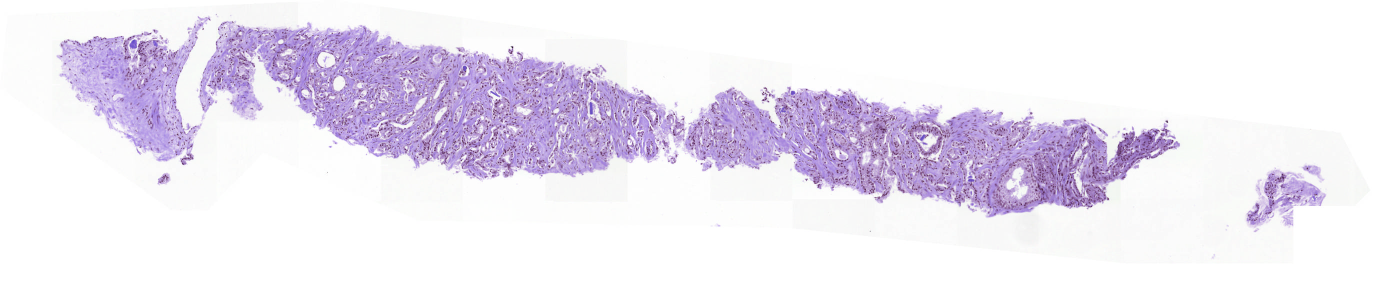
#> input picture image/768098d5b47a4b3e2f18993da3bda0a4.png, 2752 x 576 px (shown at 1/2 size)
$ python -i image_change.py   (imports and definitions only)
#> lines starting #> are read from the running program, lines starting #| are printed output that depends on the picture; after the words box and inside, x2 and y2 are one past the last pixel; in counts of white or black regions, pixels touching at a corner belong together
#> in image_change_view, img_low is the input picture: shape (576, 2752, 3); mean R, G, B 236.2, 230.2, 242.9
#!/usr/bin/env python
# coding: utf-8

# In[ ]:


# All imports
import time

import matplotlib.pyplot as plt
import numpy as np
# import openslide
import pandas as pd
import skimage.io
from skimage import morphology
import pprint
import cv2
import json


def otsu_filter(channel, gaussian_blur=True):

    """Otsu filter."""

    if gaussian_blur:
        channel = cv2.GaussianBlur(channel, (5, 5), 0)
    channel = channel.reshape((channel.shape[0], channel.shape[1]))

    return cv2.threshold(channel, 0, 255, cv2.THRESH_BINARY + cv2.THRESH_OTSU)[1]

def detect_tissue(input_slide, sensitivity=3000):


    # For timing
#> called with sensitivity = 3000
    time_stamps = {}
    time_stamps["start"] = time.time()

    # Convert from RGB to HSV color space
    slide_hsv = cv2.cvtColor(input_slide, cv2.COLOR_BGR2HSV)
#> slide_hsv: shape (576, 2752, 3); mean H, S, V 52.3, 16.3, 243.2
    time_stamps["re-color"] = time.time()
    # Compute optimal threshold values in each channel using Otsu algorithm
    _, saturation, _ = np.split(slide_hsv, 3, axis=2)
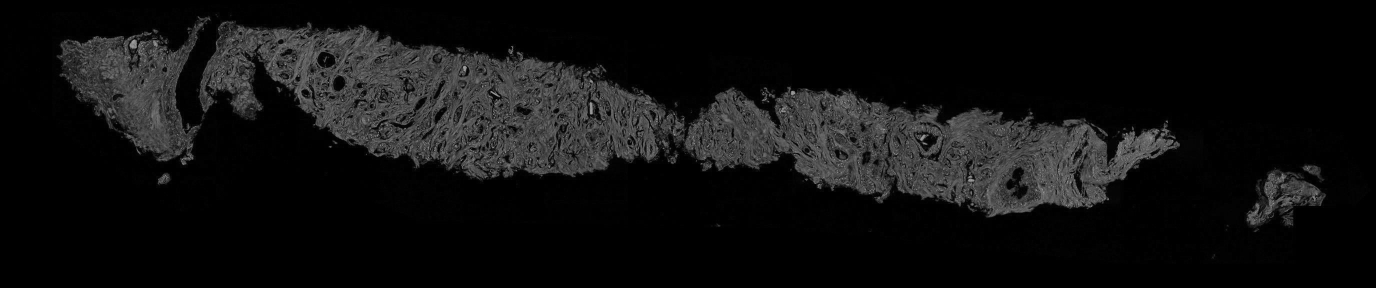
#> saturation: shape (576, 2752, 1) (shown at 1/2 size); min 0, max 255, mean 16.3

    mask = otsu_filter(saturation, gaussian_blur=True)
#> in otsu_filter, `return cv2.threshold(channel, 0, 255, cv2.THRESH_BINARY + cv2.THRESH_O..`:
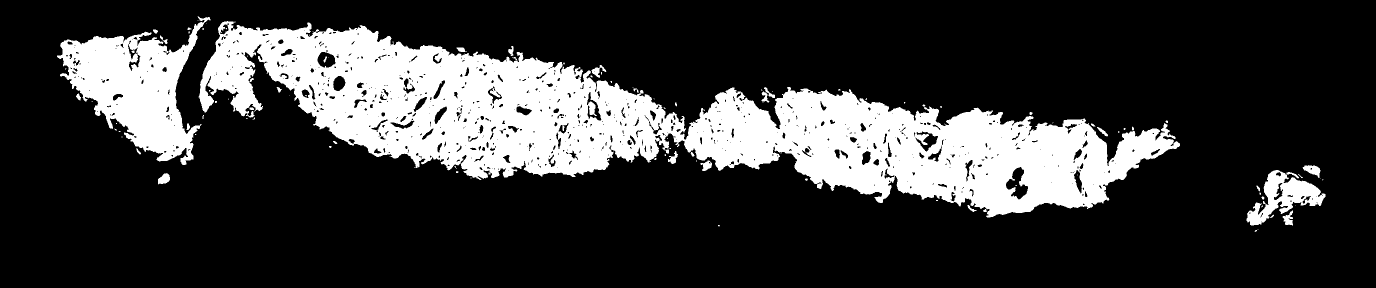
#> returned value: shape (576, 2752) (shown at 1/2 size); 21.9% white; 108 white regions (69 under 20 px), largest, box (x1, y1, x2, y2) and area: (397, 42, 2360, 435) 294595, (114, 33, 421, 330) 41614, (2493, 340, 2651, 451) 7182
    time_stamps["filter"] = time.time()
    # Make mask boolean
    mask = mask != 0

    mask = morphology.remove_small_holes(mask, area_threshold=sensitivity)
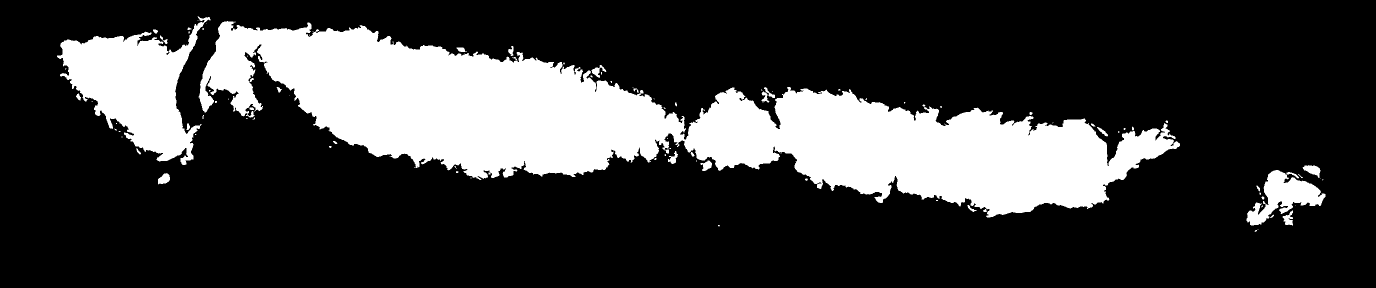
#> mask: shape (576, 2752) bool (shown at 1/2 size); 23.3% white; 101 white regions (64 under 20 px), largest, box (x1, y1, x2, y2) and area: (397, 42, 2360, 435) 314698, (114, 33, 421, 330) 42959, (2493, 340, 2651, 451) 7644
    mask = morphology.remove_small_objects(mask, min_size=sensitivity)
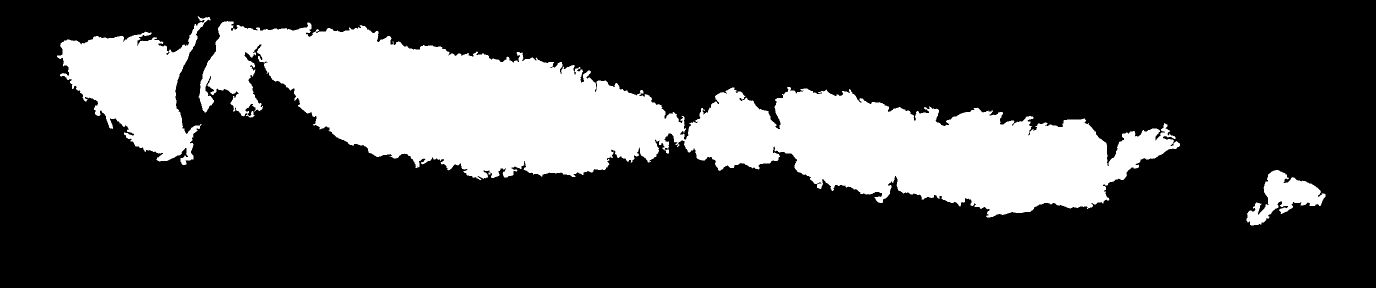
#> mask: shape (576, 2752) bool (shown at 1/2 size); 23% white; 3 white regions
    time_stamps["morph"] = time.time()
    mask = mask.astype(np.uint8)
    mask_contours, tier = cv2.findContours(mask, cv2.RETR_LIST, cv2.CHAIN_APPROX_SIMPLE)
#> mask_contours = 3 contours; box (x1, y1, x2, y2) and area: (397, 42, 2360, 435) 310894, (114, 33, 421, 330) 42153, (2493, 340, 2651, 451) 7206; tier = [[1, -1, -1, -1], [2, 0, -1, -1], [-1, 1, -1, -1]]
    time_stamps["contour"] = time.time()
    time_stamps = {
        key: (value - time_stamps["start"]) * 1000 for key, value in time_stamps.items()
    }
    return mask_contours, tier, time_stamps


# [36 lines left out: functions draw_tissue_polygons, tissue_cutout, not called in this run]


def getSubImage(input_slide, rect):

    width = int(rect[1][0])
    height = int(rect[1][1])
    box = cv2.boxPoints(rect)

    src_pts = box.astype("float32")
    dst_pts = np.array(
        [[0, height - 1], [0, 0], [width - 1, 0], [width - 1, height - 1]],
        dtype="float32",
    )
    M = cv2.getPerspectiveTransform(src_pts, dst_pts)
    output_slide = cv2.warpPerspective(input_slide, M, (width, height))
    return output_slide


def color_cut(in_slide, color = [255,255,255]):


    #Remove by row
    row_not_blank = [row.all() for row in ~np.all(in_slide == color, axis=1)]
    output_slide = in_slide[row_not_blank, :]

    #Remove by col
    col_not_blank = [col.all() for col in ~np.all(output_slide == color, axis=0)]
    output_slide = output_slide[:, col_not_blank]
    return output_slide

# [71 lines left out: function detect_and_crop, not called in this run]


def get_disk_size(numpy_image):
    """Return disk size of a numpy array"""
    return (numpy_image.size * numpy_image.itemsize) / 1000000


# [38 lines left out: functions plot_figures, get_timings, comp_timings, not called in this run]


def image_change_view(file_path):
    # Open slide on lowest resolution
    low_res_lvl = 0
    img_low = skimage.io.MultiImage(file_path)[low_res_lvl]

    # ## Detect Tissue and Find Bounding Boxes

    # Detect Tissue and
    (
        tissue_contours,
        tier,
        time_stamps_detect,
    ) = detect_tissue(img_low)
#> tissue_contours has the same summary as mask_contours in detect_tissue; tier = [[1, -1, -1, -1], [2, 0, -1, -1], [-1, 1, -1, -1]]; time_stamps_detect = {'start': 0, 're-color': 87.22, 'filter': 226.3, 'morph': 412.3, 'contour': 415.9}
    # Copy for compare
    smart_bounding_boxes = img_low.copy()
    # Get small level bounding boxes
    all_bounding_rect = cv2.minAreaRect(np.concatenate(tissue_contours))
#> all_bounding_rect = ((1382.5, 244.3), (301.7, 2549), -86.27)
    all_bounding_box = cv2.boxPoints(all_bounding_rect)
#> all_bounding_box = [[2644.5, 477.8], [100.9, 311.8], [120.5, 10.75], [2664.1, 176.7]]
    all_bounding_box = np.int0(all_bounding_box)
#> all_bounding_box = [[2644, 477], [100, 311], [120, 10], [2664, 176]]


    # ## Scale Smaller Bounding Boxes to High Res Image


    smart_scale = img_low.copy()
    scale = 1
    # Get center, size, and angle from rect
    scaled_rect = (
        (all_bounding_rect[0][0] * scale, all_bounding_rect[0][1] * scale),
        (all_bounding_rect[1][0] * scale, all_bounding_rect[1][1] * scale),
        all_bounding_rect[2],
    )
#> scaled_rect = ((1382.5, 244.3), (301.7, 2549), -86.27)
    scaled_bounding_box = cv2.boxPoints(scaled_rect)
#> scaled_bounding_box = [[2644.5, 477.8], [100.9, 311.8], [120.5, 10.75], [2664.1, 176.7]]
    scaled_bounding_box = np.int0(scaled_bounding_box)
#> scaled_bounding_box = [[2644, 477], [100, 311], [120, 10], [2664, 176]]
    cv2.drawContours(smart_scale, [scaled_bounding_box], 0, (255, 255, 255), 0)
#> smart_scale: shape (576, 2752, 3); 0.24% of pixels changed, all inside (x1, y1, x2, y2) = (104, 16, 2659, 475)
    # ## Crop High Res Image with Bounding Box

    scaled_smart_crop = getSubImage(smart_scale, scaled_rect)
#> in getSubImage, `width = int(rect[1][0])`: width = 301
#> in getSubImage, `height = int(rect[1][1])`: height = 2548
#> in getSubImage, `box = cv2.boxPoints(rect)`: box = [[2644.5, 477.8], [100.9, 311.8], [120.5, 10.75], [2664.1, 176.7]]
#> in getSubImage, `src_pts = box.astype("float32")`: src_pts has the same summary as box
#> in getSubImage, `dst_pts = np.array( [[0, height - 1], [0, 0], [width - 1, 0], [width -..`: dst_pts = [[0, 2547], [0, 0], [300, 0], [300, 2547]]
#> in getSubImage, `M = cv2.getPerspectiveTransform(src_pts, dst_pts)`: M = [[0.0648, -0.992, 302.9], [0.997, 0.0651, -120.9], [1.42e-11, -1.08e-10, 1]]
#> in getSubImage, `output_slide = cv2.warpPerspective(input_slide, M, (width, height))`:
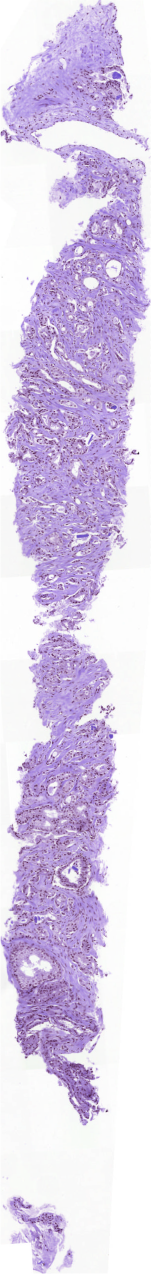
#> output_slide: shape (2548, 301, 3) (shown at 1/2 size); mean R, G, B 217.6, 205.2, 231.4

    # ## Crop White Space From Image
    big_slide_cut = color_cut(scaled_smart_crop, color=[255,255,255])
#> in color_cut, `row_not_blank = [row.all() for row in ~np.all(in_slide == color, axis=..`: row_not_blank = 2548 items, first 6: True, True, True, True, True, True
#> in color_cut, `col_not_blank = [col.all() for col in ~np.all(output_slide == color, a..`: col_not_blank = 301 items, first 6: True, True, True, True, True, True
    big_slide_cut = cv2.rotate(big_slide_cut,cv2.ROTATE_90_CLOCKWISE)
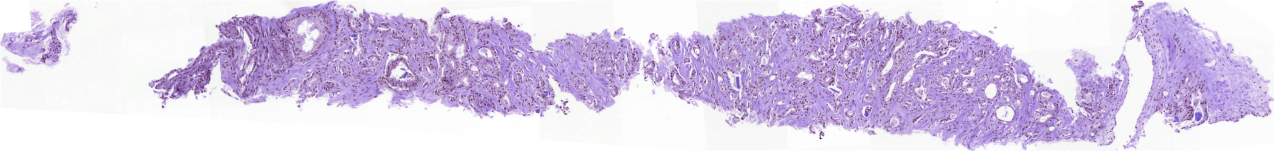
#> big_slide_cut: shape (301, 2548, 3) (shown at 1/2 size); mean R, G, B 217.6, 205.2, 231.4

    print(type(big_slide_cut))
#| <class 'numpy.ndarray'>
    # [4 lines of commented-out code are left out]

    if file_path == './output1.png':
        big_slide_cut = cv2.cvtColor(big_slide_cut,cv2.COLOR_BGR2RGB)
        cv2.imwrite("output1.png",big_slide_cut)
    else:
        cv2.imwrite("output.png",big_slide_cut)


# [6 lines left out: function image_change_view2, not called in this run]

>>> result = image_change_view('image/768098d5b47a4b3e2f18993da3bda0a4.png')

$ run again, on image/79c8f162b231aebb6c639afa3f4395ae.png
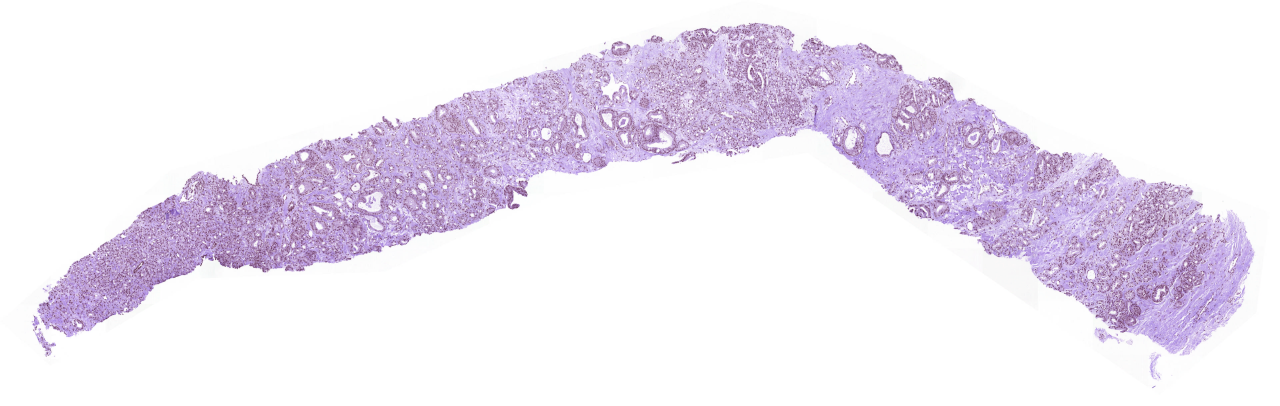
#> input picture image/79c8f162b231aebb6c639afa3f4395ae.png, 3840 x 1216 px (shown at 1/3 size)
#> in image_change_view, img_low is the input picture: shape (1216, 3840, 3); mean R, G, B 238.4, 231.8, 243.5
#> slide_hsv: shape (1216, 3840, 3); mean H, S, V 46.2, 14.6, 243.6
#> in otsu_filter, `return cv2.threshold(channel, 0, 255, cv2.THRESH_BINARY + cv2.THRESH_O..`:
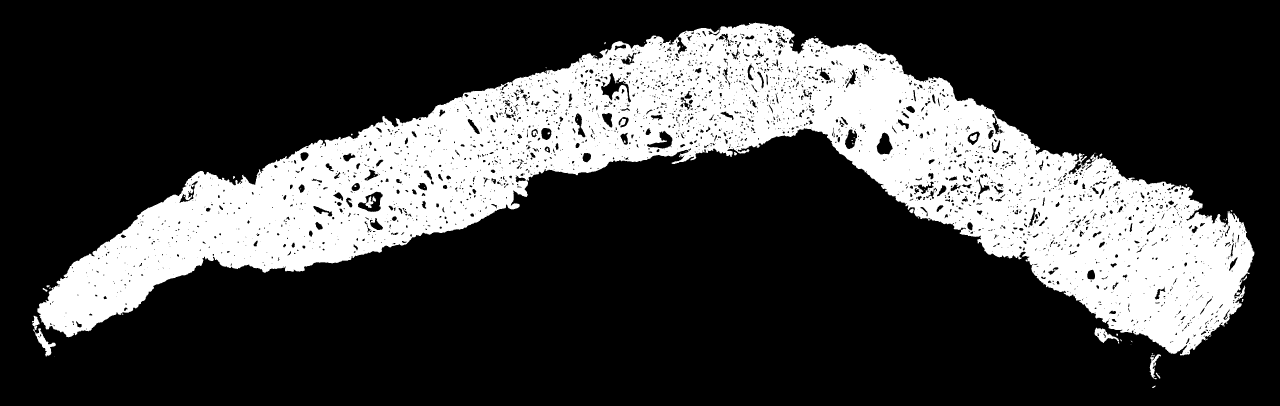
#> returned value: shape (1216, 3840) (shown at 1/3 size); 25.3% white; 82 white regions (55 under 20 px), largest, box (x1, y1, x2, y2) and area: (112, 68, 3763, 1067) 1172764, (99, 985, 168, 1070) 1653, (3283, 983, 3358, 1031) 1406
#> in detect_tissue, `mask_contours, tier = cv2.findContours(mask, cv2.RETR_LIST, cv2.CHAIN_..`: mask_contours = 1 contour; box (x1, y1, x2, y2) and area: (112, 68, 3763, 1067) 1258324; tier = [[-1, -1, -1, -1]]
#> in image_change_view, `( tissue_contours, tier, time_stamps_detect, ) = detect_tissue(img_low)`: tissue_contours has the same summary as mask_contours in detect_tissue; time_stamps_detect = {'start': 0, 're-color': 191.1, 'filter': 464.6, 'morph': 824.8, 'contour': 833.8}
#> all_bounding_rect = ((1941.8, 551.1), (976.9, 3646.8), -89.06)
#> in image_change_view, `all_bounding_box = cv2.boxPoints(all_bounding_rect)`: all_bounding_box = [[3756.9, 1069.5], [110.6, 1009.4], [126.7, 32.72], [3773, 92.82]]
#> in image_change_view, `all_bounding_box = np.int0(all_bounding_box)`: all_bounding_box = [[3756, 1069], [110, 1009], [126, 32], [3773, 92]]
#> scaled_rect = ((1941.8, 551.1), (976.9, 3646.8), -89.06)
#> in image_change_view, `scaled_bounding_box = cv2.boxPoints(scaled_rect)`: scaled_bounding_box = [[3756.9, 1069.5], [110.6, 1009.4], [126.7, 32.72], [3773, 92.82]]
#> in image_change_view, `scaled_bounding_box = np.int0(scaled_bounding_box)`: scaled_bounding_box = [[3756, 1069], [110, 1009], [126, 32], [3773, 92]]
#> width = 976
#> height = 3646
#> box = [[3756.9, 1069.5], [110.6, 1009.4], [126.7, 32.72], [3773, 92.82]]
#> src_pts has the same summary as box
#> dst_pts = [[0, 3645], [0, 0], [975, 0], [975, 3645]]
#> M = [[0.0164, -0.998, 1005.6], [0.999, 0.0165, -127.2], [-4.23e-13, 1.28e-11, 1]]
#> row_not_blank = 3646 items, first 6: True, True, True, True, True, True
#> col_not_blank = 976 items, first 6: True, True, True, True, True, True
#> in image_change_view, `big_slide_cut = cv2.rotate(big_slide_cut,cv2.ROTATE_90_CLOCKWISE)`:
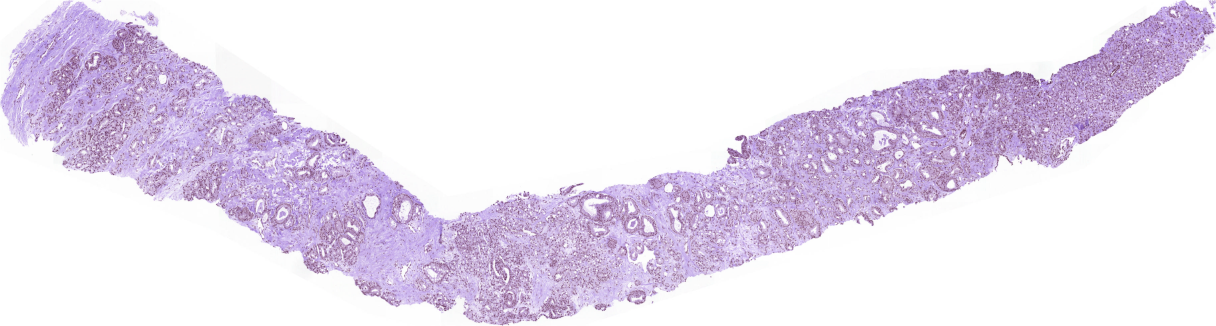
#> big_slide_cut: shape (976, 3646, 3) (shown at 1/3 size); mean R, G, B 233.4, 224.7, 240
#| <class 'numpy.ndarray'>
